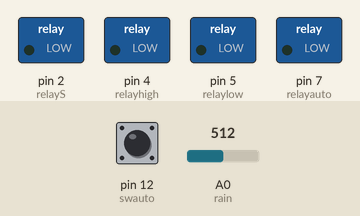
This sketch was run on a simulated Arduino Uno, built with avr-gcc and run on an emulated ATmega328P. Shown: switched loads named in the sketch (green lamp = pin HIGH). Dashed ring = blinking. The inputs (shaded band) are chosen by the test bench; at power-on: pin 12 (swauto) HIGH, A0 (rain) = 512. What the sketch prints to the serial monitor is not drawn.

Above: at 1.2 s.
1.3 s: pin 12 (swauto) pulled LOW for 0.15 s
At 1.46 s:
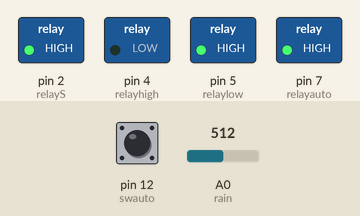
3.0 s: pin 12 (swauto) pulled LOW for 1 s
At 4.4 s:
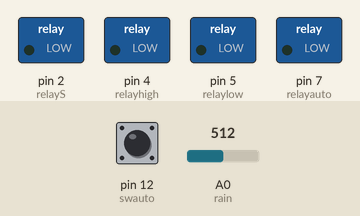
5.5 s: pin 12 (swauto) pulsed LOW 2 times (0.12 s each, 0.3 s apart)
At 5.86 s:
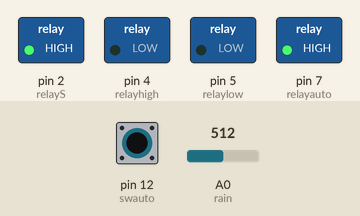
8.5 s: pin 12 (swauto) driven LOW
At 8.9 s:
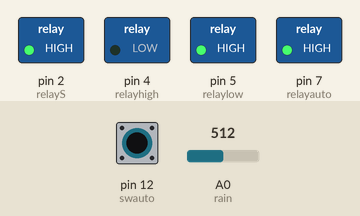
10.3 s: A0 (rain) set to 587
13.0 s: A0 (rain) set to 616
At 15.3 s:
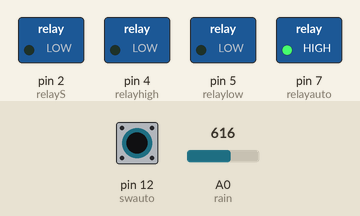
Timing chart, 0 to 17.0 s (numbered marks = the images above; inputs shaded):
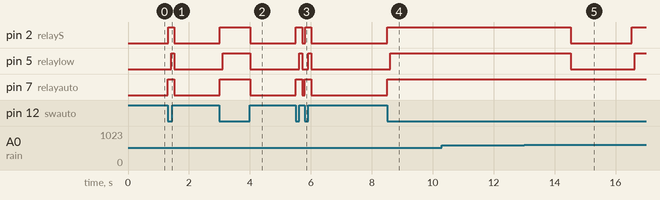

The sketch:

hethonggatmuatudong_labview.ino
```cpp
int swauto = 12; // công tắc auto.
int relayauto = 7; // chân điều khiển relay B+.
int relaylow = 5; // chân điều khiển relay +1.
int relayhigh = 4; // chân điều khiển relay +2.
int relayS = 2; // chân điều khiển relay +S.
int rain = A0; // chân nhận tín hiệu từ cảm biến mưa.
int giatricambienmua = 0; // giá trị lưu giữ tín hiệu cảm biến mưa.
unsigned long khoangthoigian;
unsigned long thoigiandau;
int timestopFLAG = 0;
void setup(){
  Serial.begin(9600);
  pinMode(swauto, INPUT_PULLUP); // đặt trạng thái trở kéo lên tại chân modeauto.
  pinMode(relayauto, OUTPUT); //
  digitalWrite(relayauto, LOW); // đặt trạng thái ban đầu chân relayauto ở mức thấp.
  pinMode(relayS, OUTPUT);
  digitalWrite(relayS, LOW); // đặt trạng thái ban đầu chân relayS ở mức thấp.
  pinMode(relaylow, OUTPUT);
  digitalWrite(relaylow, LOW); // đặt trạng thái ban đầu chân relaylow ở mức thấp.
  pinMode(relayhigh, OUTPUT);
  digitalWrite(relayhigh, LOW); // đặt trạng thái ban đầu chân relayhigh ở mức thấp.
  //đặt thời gian đầu bằng 0.
  thoigiandau = millis();
}
// Khi trời không mưa hoặc công tắc auto tắt thì điều khiển ngắt relay.
void norain(){
  digitalWrite(relayS, LOW);
  digitalWrite(relaylow, LOW);
  digitalWrite(relayhigh, LOW);
}
// Khi công tắc auto bật, trời mưa nhẹ thì điều khiển đóng, ngắt relay.
void chedolow(){
  digitalWrite(relayS, HIGH);
  digitalWrite(relayhigh, LOW);
  delay(100);
  digitalWrite(relaylow, HIGH);
}
// Khi công tắc auto bật, trời mưa lớn thì điều khiển đóng, ngắt relay.
void chedohigh(){
  digitalWrite(relayS, HIGH);
  digitalWrite(relaylow, LOW);
  delay(100);
  digitalWrite(relayhigh, HIGH);
}
// Hàm điều khiển thời gian định thời motor
// khi nhận biết giá trị cảm biến mưa.
void settimeint(){
  khoangthoigian = millis() - thoigiandau;
  // Nếu flag = 0, motor đang quay.
  if(timestopFLAG == 0){
    // Nếu motor quay đến điểm ban đầu.
    if (khoangthoigian >= 1450){
      thoigiandau = millis();
      // Nếu giá trị cảm biến mưa nằm trong khoảng này thì cờ có giá trị = 2.
      if ((giatricambienmua > 750) && (giatricambienmua <= 900)){
        timestopFLAG = 2;
      }
      // Nếu giá trị cảm biến mưa nằm trong khoảng này thì cờ có giá trị = 1.
      else if ((giatricambienmua > 600) && (giatricambienmua <= 750)){
        timestopFLAG = 1;
      }
    }
    // Nếu motor chưa quay đến điểm ban đầu, đặt cờ có giá trị = 0 thì motor tiếp trục quay.
    else if (khoangthoigian < 1450){
      timestopFLAG = 0;
    }
  }
  // Nếu cờ = 1 thì cho chế độ int định thời 2 giây.
  if(timestopFLAG == 1){
    // Nếu thời gian định thời xong 2 giây thì gán cho cờ = 0 để motor quay.
    if (khoangthoigian >= 2000){
      thoigiandau = millis();
      timestopFLAG = 0;
    }
    // Nếu thời gian định thời chưa xong thì motor vẫn không hoạt động.
    else if (khoangthoigian < 2000){
      timestopFLAG = 1;
    }
  }
  // Nếu cờ = 1 thì cho chế độ int định thời 4 giây.
  if(timestopFLAG == 2){
    // Nếu thời gian định thời xong 4 giây thì gán cho cờ = 0 để motor quay.
    if (khoangthoigian >= 4000){
      thoigiandau = millis();
      timestopFLAG = 0;
    }
    // Nếu thời gian định thời chưa xong thì motor vẫn không hoạt động.
    else if (khoangthoigian < 4000){
      timestopFLAG = 2;
    }
  }
}
void loop() {
  // Khi công tắc auto được bật.
  if (digitalRead(swauto) == 0){
    // Kiểm tra liệu công tắc đã được bật hay chưa.
    while (digitalRead(swauto) == 0){
      // Đọc tín hiệu analog từ cảm biến mưa và lưu giá trị đó vào biến a.
      giatricambienmua = analogRead(rain);
      // Relayauto được kích hoạt, ngắt dòng điện qua chân B+ của công tăc
      // và đi qua chân B+ của nguồn đến relaylow và relayhigh.
      digitalWrite(relayauto, HIGH);
      // Công tắc đã bật, gửi dữ liệu lên labview.
      Serial.print("*AUTO@");
      Serial.print(giatricambienmua);
      // Nếu trời chưa mưa.
      if (giatricambienmua > 900){
        norain();
      }
      // Nếu trời mưa nhẹ, relaylow được kích hoạt, dòng điện từ relayauto
      // đi qua chân +1 của motor gạt mưa. Chế độ INT hoạt động.
      else if ((giatricambienmua > 600) && (giatricambienmua <= 900)){
        //
        settimeint();
        if(timestopFLAG == 0){
          chedolow();
        }
        else if(timestopFLAG == 1 || timestopFLAG == 2 ){
          norain();
        }
      }
      // Nếu trời mưa nhẹ, relaylow được kích hoạt, dòng điện từ relayauto
      // đi qua chân +1 của motor gạt mưa.
      else if ((giatricambienmua >= 400) && (giatricambienmua <= 600)){
        chedolow();
      }
      // Nếu trời mưa nhẹ, relaylow được kích hoạt, dòng điện từ relayauto
      // đi qua chân +2 của motor gạt mưa.
      else if ((giatricambienmua > 0) && (giatricambienmua < 400)){
        chedohigh();
      }
    }
  }
  // Khi chưa bật công tắc auto hoặc tắt công tắc auto.
  else{
    // relayauto không kích hoạt.
    digitalWrite(relayauto, LOW);
    norain();
    // Công tắc đã tắt, gửi dữ liệu lên labview.
    Serial.print("*NOAUTO@");
  }
}
```

Measured:
- the behaviour switches between 600 and 601 on A0 (rain) (found by bisection; images 4 and 5)
- after the input at 1.3 s, pin 2 (relayS): LOW → HIGH at once, → LOW 0.20 s later; pin 5 (relaylow): LOW → HIGH after 0.11 s, → LOW 0.10 s later; pin 7 (relayauto): LOW → HIGH at once, → LOW 0.21 s later
- after the input at 3.0 s, pin 2 (relayS), pin 7 (relayauto): LOW → HIGH at once, → LOW 1.0 s later; pin 5 (relaylow): LOW → HIGH after 0.11 s, → LOW 0.90 s later
- after the input at 5.5 s, pin 2 (relayS): alternates HIGH for 0.20 s and LOW for 0.10 s, 4 changes in all, then stays LOW, starting at once; pin 5 (relaylow): alternates HIGH for 0.10 s and LOW for 0.20 s, 4 changes in all, then stays LOW, starting after 0.11 s
- after the input at 8.5 s, pin 2 (relayS), pin 7 (relayauto): LOW → HIGH at once; pin 5 (relaylow): LOW → HIGH after 0.11 s
- after the input at 10.3 s, every drawn part: stays the same
- after the input at 13.0 s, pin 2 (relayS): HIGH → LOW after 1.5 s, → HIGH 2.0 s later; pin 5 (relaylow): HIGH → LOW after 1.5 s, → HIGH 2.1 s later
